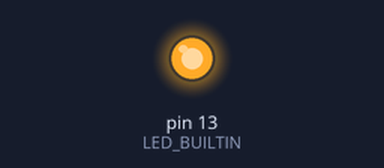
This sketch was run on a simulated Arduino Mega 2560, built with avr-gcc and run on an emulated ATmega2560. Parts: output pins drawn as LEDs (lit = HIGH). What the sketch prints to the serial monitor is not drawn.

Above: at 0.05 s.
At 2.6 s:
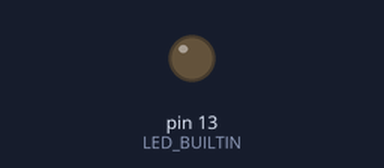
Timing chart, 0 to 6.6 s (numbered marks = the images above):
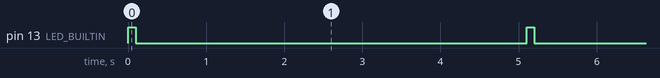

Measured:
- by itself, pin 13 (LED_BUILTIN): alternates HIGH for 0.10 s and LOW for 5.0 s

The sketch:

TX.ino
```cpp
#include <Arduino.h>
// 送信（RX)
// Mbedコアでは Serial1 (GP0, GP1) を使用します
HardwareSerial& LoRaSerial = Serial1;

int counter = 0;

void setup() {
  // PCとの通信用 (シリアルモニタ)
  Serial.begin(115200);
  while (!Serial);

  // LoRaモジュール (E220) との通信用
  // E220のデフォルトボーレート 9600bps
  LoRaSerial.begin(115200);

  pinMode(LED_BUILTIN, OUTPUT);
  Serial.println("E220 Transmitter (Pico Mbed Core - Serial1)");
}

void loop() {
  // 送信するメッセージを作成
  String message = "Hello LoRa! Count: " + String(counter) + "\n";

  // LoRaモジュールにメッセージを送信
  LoRaSerial.print(message);

  Serial.print("Sent: ");
  Serial.print(message);

  digitalWrite(LED_BUILTIN, HIGH);
  delay(100);
  digitalWrite(LED_BUILTIN, LOW);

  counter++;
  delay(5000); // 5秒待機
}
```
